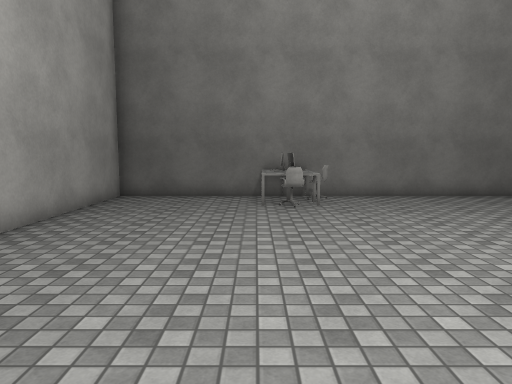
[1] (above)

24 first-person views from a walk through a 3-D level made in the Unity game engine. The camera is 1.5 m above the floor, tilts 6° down and sees 70° across. The floor is counted in squares, 1 m on a side. Each view is taken from the middle of a square. On the plan, view 1 faces up. The plan holds only what a view shows up to about 16 squares ahead; the rest is blank. The place goes on beyond the plan. The player is left out. Door leaves are left out, so doorways stand open. Some surface patterns are stand-ins.

[2]
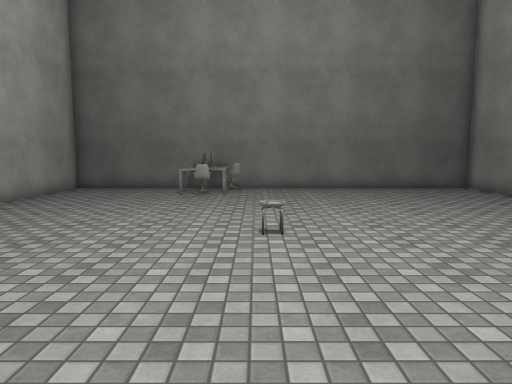

[3]
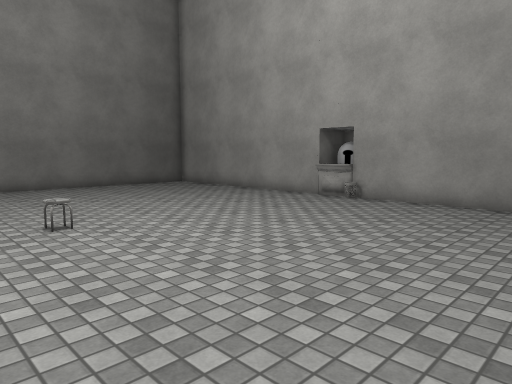

[4]
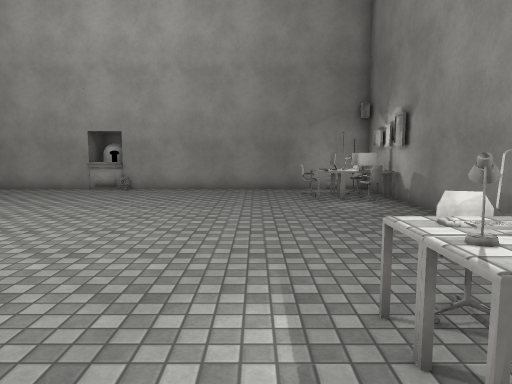

[5]
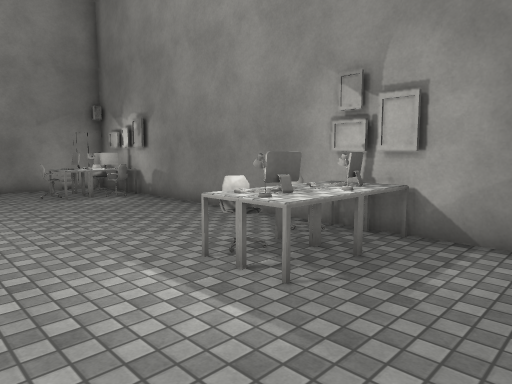

[6]
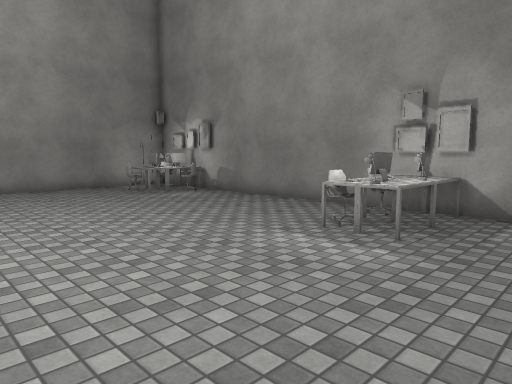

[7]
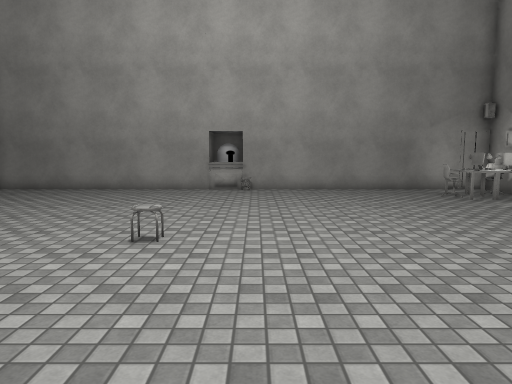

[8]
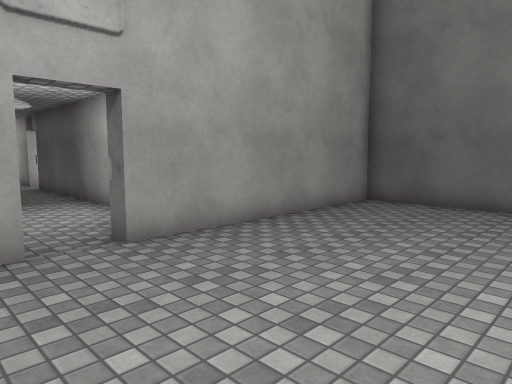

[9]
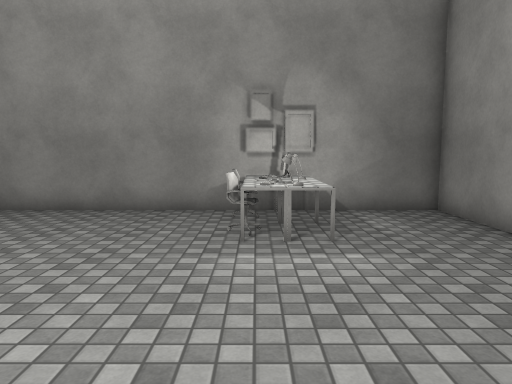

[10]
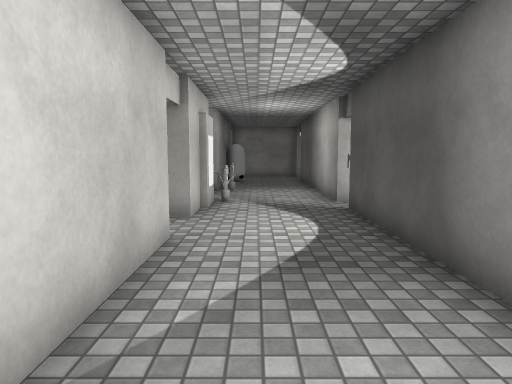

[11]
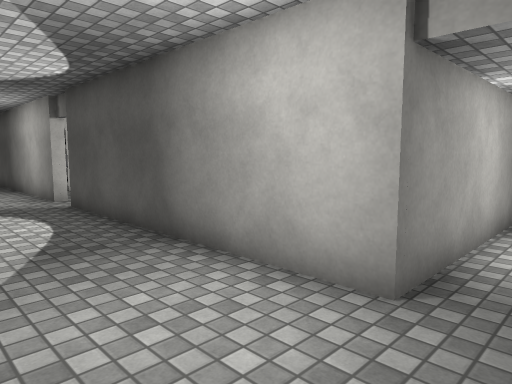

[12]
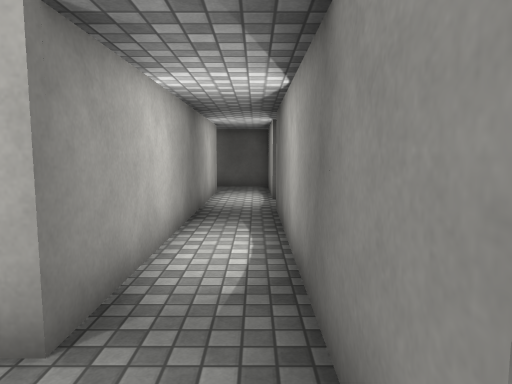

[13]
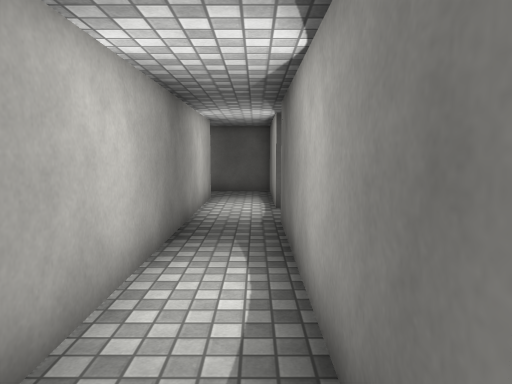

[14]
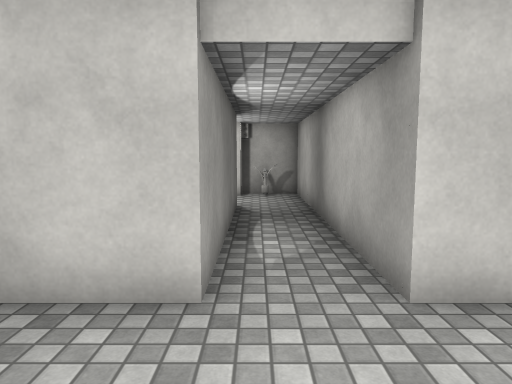

[15]
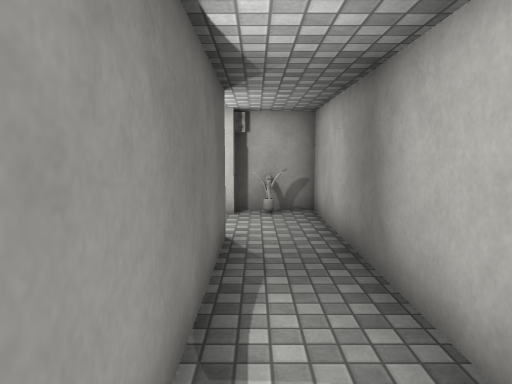

[16]
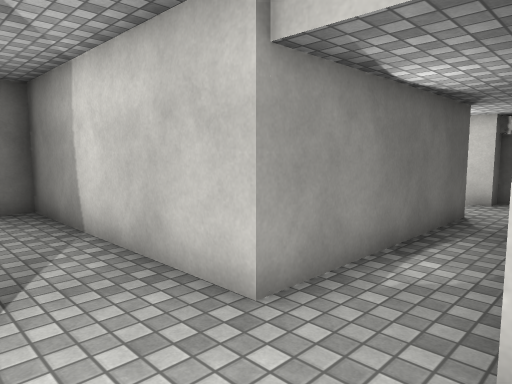

[17]
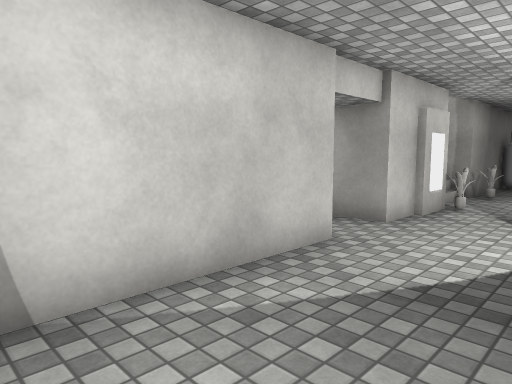

[18]
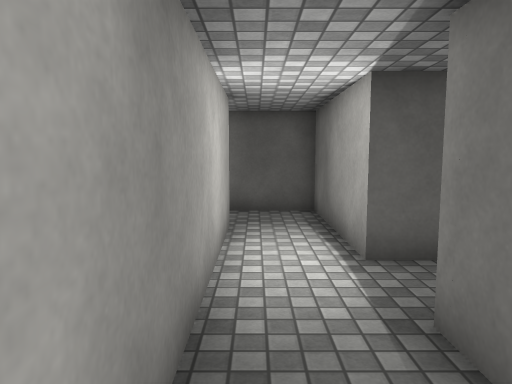

[19]
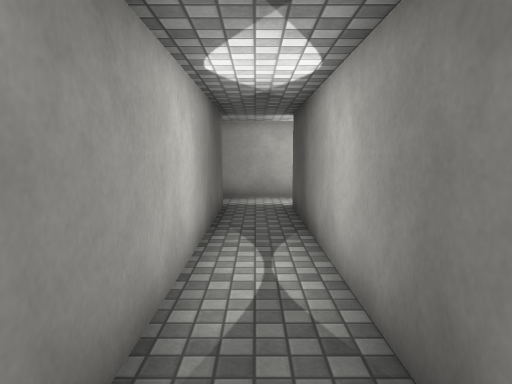

[20]
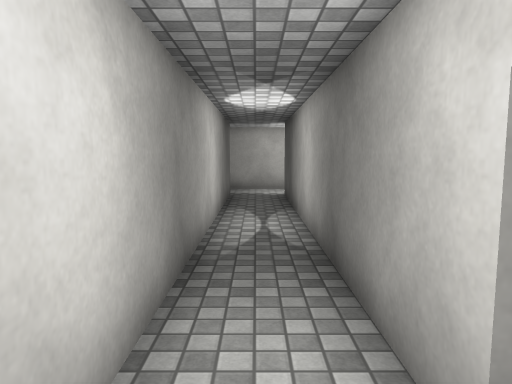

[21]
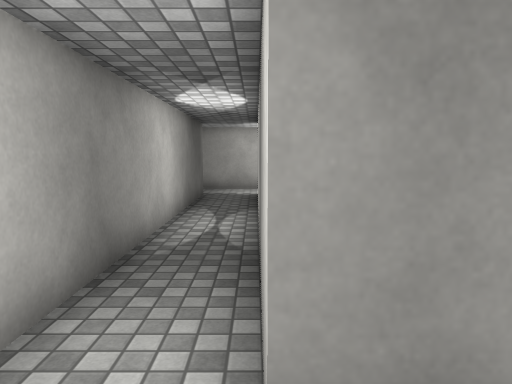

[22]
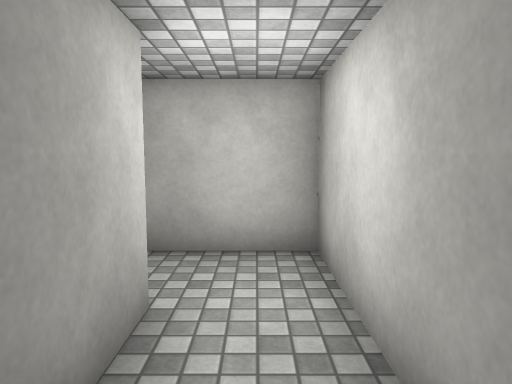

[23]
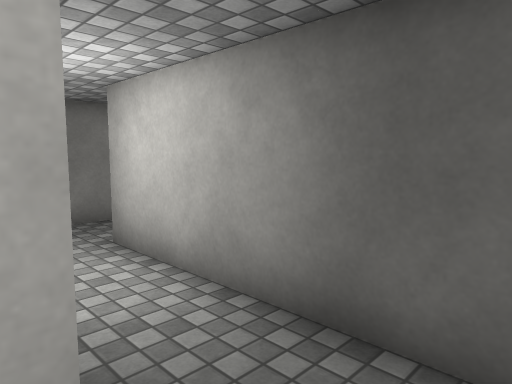

[24]
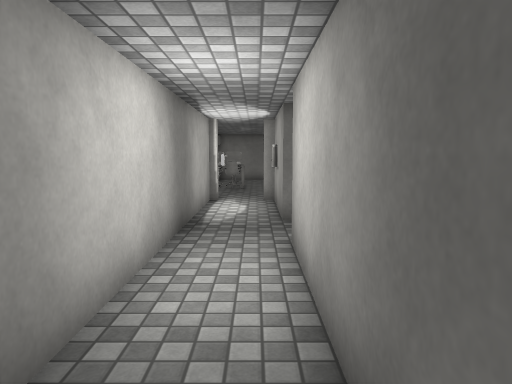

### Floor plan
Points are (right, up) in squares from view 1. A wall is a line through its corners. A room is listed if a view was taken in it or the views show most of it. See-through windows are left out.
Room 1 (views 1, 2, 3, 4, 5, 6, 7, 8, 9)
walls: (12.1, 2.5) (12.1, 4); (-0.5, -7.5) (0.4, -7.5); (-1.5, -7.5) (-0.6, -7.5); (-4.8, -7.1) (-4.8, -7.7) (12.2, -7.7) (12.2, 13) (-4.8, 13) (-4.8, 4.8) (-5.4, 4.8)
low walls: (12, 3.2) (12.2, 3.9); (12.1, 2.6) (12.1, 3.2)
ways out: opening at (-6, 3) to room 2; open door at (-5, 4) to room 2
objects: table (-1, -7); lamp (-1, -6); lamp (-1, -5) to (-1, -4); other object (0, -7) to (0, -6); other object (0, -5); table (0, -4); other object (0, 11) to (0, 12); other object (1, 10); other object (1, 11) to (2, 12); other object (2, 12); stool (3, 4); other object (8, -7) to (9, -7); other object (9, -6); other object (9, -5) to (10, -5); other object (10, -7) to (11, -7); other object (10, -6); other object (11, -6); other object (12, -6) to (13, -6)
Room 2 (views 10, 11, 12, 13, 14, 15, 16, 17, 18, 19, 22, 23, 24)
walls: (-16.8, 2.5) (-15.6, 2.5) (-15.6, -7.7) (-13.5, -7.7) (-13.5, -7) (-12.7, -7); (-18.4, 6.6) (-22.5, 6.6); (-5.4, 4.8) (-5.4, 14.1) (6.5, 14.1); (-22.5, 2.5) (-21.6, 2.5) (-21.6, 1.6); (-13.5, -4.6) (-13.5, 2.5) (-6.6, 2.5); (-17.8, 18.5) (-8, 18.5); (-7.5, 18.6) (-7.5, 6.6) (-17.2, 6.6); (-14.1, 21.6) (-14.1, 20.6) (-17.5, 20.6); (6.5, 16.1) (-5.4, 16.1) (-5.4, 20.6) (-12.1, 20.6)
ways out: opening at (-6, 3) to room 1; open door at (-5, 4) to room 1; opening at (6, 15) to room 3; open door at (-18, 19.5); open door at (-17.5, 7)
objects: plant (-22, 3); plant (-18, 3); plant (-14, -7)
Room 3 (views 20, 21)
walls: (6.5, 17.2) (6.5, 16.1); (6.5, 14.1) (8.5, 14.1) (8.5, 16.8)
ways out: opening at (6, 15) to room 2

Positions as (right, up) in squares from view 1, and headings:
1: (0, 0), facing up
2: (3, -3), facing up
3: (1, -4), facing up-right
4: (-3, -3), facing right
5: (-4, -1), facing down-right
6: (-4, 2), facing down-right
7: (-3, 2), facing right
8: (1, 2), facing up-left
9: (0, 2), facing down
10: (-7, 4), facing left
11: (-6, 3), facing up-left
12: (-6, 4), facing up
13: (-6, 6), facing up
14: (-14, 6), facing down
15: (-14, 2), facing down
16: (-16, 5), facing down-right
17: (-8, 6), facing down-left
18: (-7, 11), facing up
19: (5, 15), facing left
20: (8, 15), facing left
21: (8, 16), facing left
22: (3, 15), facing right
23: (-6, 18), facing up-left
24: (-6, 20), facing left
